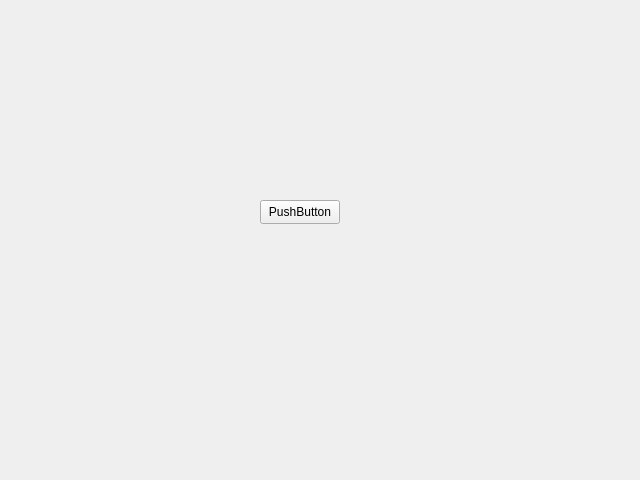
<?xml version="1.0" encoding="UTF-8"?>
<ui version="4.0">
 <class>MainWindow</class>
 <widget class="QMainWindow" name="MainWindow">
  <property name="geometry">
   <rect>
    <x>0</x>
    <y>0</y>
    <width>640</width>
    <height>480</height>
   </rect>
  </property>
  <property name="windowTitle">
   <string>Main Window</string>
  </property>
  <widget class="QWidget" name="centralwidget">
   <widget class="QPushButton" name="pushButton">
    <property name="geometry">
     <rect>
      <x>260</x>
      <y>200</y>
      <width>80</width>
      <height>24</height>
     </rect>
    </property>
    <property name="text">
     <string>PushButton</string>
    </property>
   </widget>
  </widget>
 </widget>
 <resources>
  <include location="../example.qrc"/>
 </resources>
 <connections/>
</ui>
